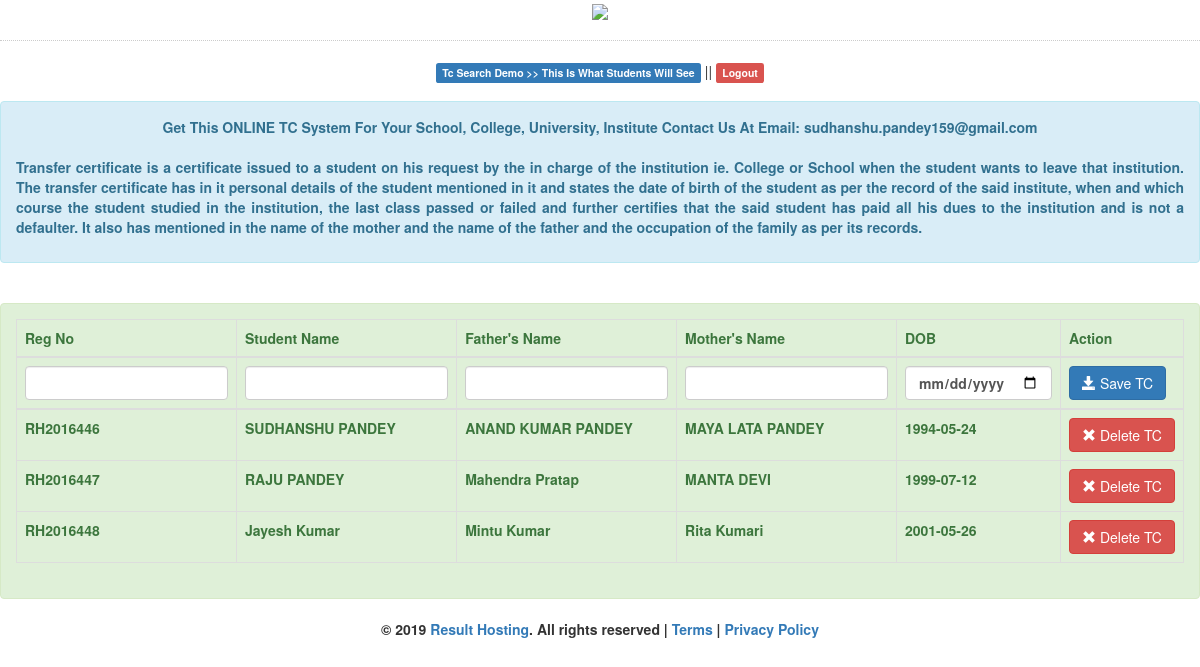
The page / on the database its author committed.
### tables this page shows
CREATE TABLE `tc` (
  `mem_id` int(11) NOT NULL,
  `reg` varchar(50) NOT NULL,
  `name` varchar(50) NOT NULL,
  `fname` varchar(50) NOT NULL,
  `mname` varchar(100) NOT NULL,
  `dob` date NOT NULL
);

### index.php (the view, shortened to what this page needs)
<!DOCTYPE html>
<html lang="en">
	<head>
		<link rel="stylesheet" type="text/css" href="css/bootstrap.css"/>
	</head>
<body>
		    <p align="center">
			<a href="http:www.//resulthosting.in" target="new"><img src="https://www.resulthosting.in/images/logo.png"></a>
	<div>
		<hr style="border-top:1px dotted #ccc;"/>
		<center>
		<a href="tc-search-system.html" target="new"><span class="label label-primary">Tc Search Demo >> This Is What Students Will See</span></a> || <a href="logout.php"><span class="label label-danger">Logout</span></a></strong>
		</center>
		<br />
		<div class="alert alert-info" role="alert">
			<strong><center>Get This ONLINE TC System For Your School, College, University, Institute Contact Us At Email: sudhanshu.pandey159@gmail.com </center>
				<br>
				<p align="justify">Transfer certificate is a certificate issued to a student on his request by the in charge of the institution ie. College or School when the student wants to leave that institution. The transfer certificate has in it personal details of the student mentioned in it and states the date of birth of the student as per the record of the said institute, when and which course the student studied in the institution, the last class passed or failed and further certifies that the said student has paid all his dues to the institution and is not a defaulter. It also has mentioned in the name of the mother and the name of the father and the occupation of the family as per its records.</p>
					</div>
		<br />
		<div class="alert alert-success" role="alert">
		<table class="table table-bordered">
			<thead>
				<tr>
					<th>Reg No</th>
					<th>Student Name</th>
					<th>Father's Name</th>
					<th>Mother's Name</th>
					<th>DOB</th>
					<th>Action</th>
				</tr>
				<form method="POST" action="save_tc.php">
				    <td><input type="text" name="reg" class="form-control" required="required"/></td>
					<td><input type="text" name="name" class="form-control" required="required" /></td>
					<td><input type="text" name="fname" class="form-control" required="rquired" /></td>
					<td><input type="text" name="mname" class="form-control" required="required" /></td>
					<td><input type="date" name="dob" class="form-control" required="required"/></td>
<td><button name="save" class="btn btn-primary"><span class="glyphicon glyphicon-save"></span>  Save TC</button></form></td>
			</thead>
			<tbody>
				<?php
					require 'conn.php';
					$query = mysqli_query($conn, "SELECT * FROM `tc` ORDER BY `reg` ASC") or die(mysqli_error());
					while($fetch = mysqli_fetch_array($query)){
				?>
				    <tr class="del_mem<?php echo $fetch['mem_id']?>">
					<td><?php echo $fetch['reg']?></td>
					<td><?php echo $fetch['name']?></td>
					<td><?php echo $fetch['fname']?></td>
					<td><?php echo $fetch['mname']?></td>
					<td><?php echo $fetch['dob']?></td>
					<td><button type="button" class="btn btn-danger btn_del" id="<?php echo $fetch['mem_id']?>"><span class="glyphicon glyphicon-remove"></span> Delete TC</button></td>
				</tr>
				<?php
					}
				?>
			</tbody>
		</table>
	</div>
				<p align="center">&copy; 2019 <a href="http://resulthosting.in" target="new">Result Hosting</a>. All rights reserved | <a href="#">Terms </a>  | <a href="#">Privacy Policy</a></p>
	</div>
</body>
</html>

### rows shown on the page
tc: reg "RH2016446", name "SUDHANSHU PANDEY", fname "ANAND KUMAR PANDEY", mname "MAYA LATA PANDEY", dob "1994-05-24"
tc: reg "RH2016447", name "RAJU PANDEY", fname "Mahendra Pratap", mname "MANTA DEVI", dob "1999-07-12"
tc: reg "RH2016448", name "Jayesh Kumar", fname "Mintu Kumar", mname "Rita Kumari", dob "2001-05-26"
